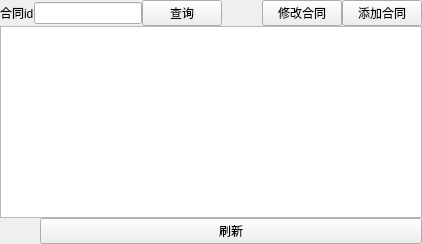
            <widget class="QWidget" name="tab_39">
             <attribute name="title">
              <string>租赁合同管理</string>
             </attribute>
             <layout class="QGridLayout" name="gridLayout_17">
              <property name="leftMargin">
               <number>0</number>
              </property>
              <property name="topMargin">
               <number>0</number>
              </property>
              <property name="rightMargin">
               <number>0</number>
              </property>
              <property name="bottomMargin">
               <number>0</number>
              </property>
              <property name="spacing">
               <number>0</number>
              </property>
              <item row="0" column="0">
               <layout class="QHBoxLayout" name="horizontalLayout_20">
                <item>
                 <widget class="QLabel" name="label_25">
                  <property name="text">
                   <string>合同id</string>
                  </property>
                 </widget>
                </item>
                <item>
                 <widget class="QLineEdit" name="contractid_lineEdit_16"/>
                </item>
                <item>
                 <widget class="QPushButton" name="contractid_findpushButton_11">
                  <property name="text">
                   <string>查询</string>
                  </property>
                 </widget>
                </item>
                <item>
                 <spacer name="horizontalSpacer_7">
                  <property name="orientation">
                   <enum>Qt::Orientation::Vertical</enum>
                  </property>
                  <property name="sizeHint" stdset="0">
                   <size>
                    <width>40</width>
                    <height>20</height>
                   </size>
                  </property>
                 </spacer>
                </item>
                <item>
                 <widget class="QPushButton" name="contract_changepushButton_10">
                  <property name="text">
                   <string>修改合同</string>
                  </property>
                 </widget>
                </item>
                <item>
                 <widget class="QPushButton" name="contract_addpushButton_9">
                  <property name="text">
                   <string>添加合同</string>
                  </property>
                 </widget>
                </item>
               </layout>
              </item>
              <item row="2" column="0">
               <layout class="QHBoxLayout" name="horizontalLayout_21">
                <item>
                 <spacer name="horizontalSpacer_8">
                  <property name="orientation">
                   <enum>Qt::Orientation::Vertical</enum>
                  </property>
                  <property name="sizeHint" stdset="0">
                   <size>
                    <width>40</width>
                    <height>20</height>
                   </size>
                  </property>
                 </spacer>
                </item>
                <item>
                 <widget class="QPushButton" name="reflash3">
                  <property name="text">
                   <string>刷新</string>
                  </property>
                 </widget>
                </item>
               </layout>
              </item>
              <item row="1" column="0">
               <widget class="QTableView" name="rent_contract_tableView"/>
              </item>
             </layout>
            </widget>
